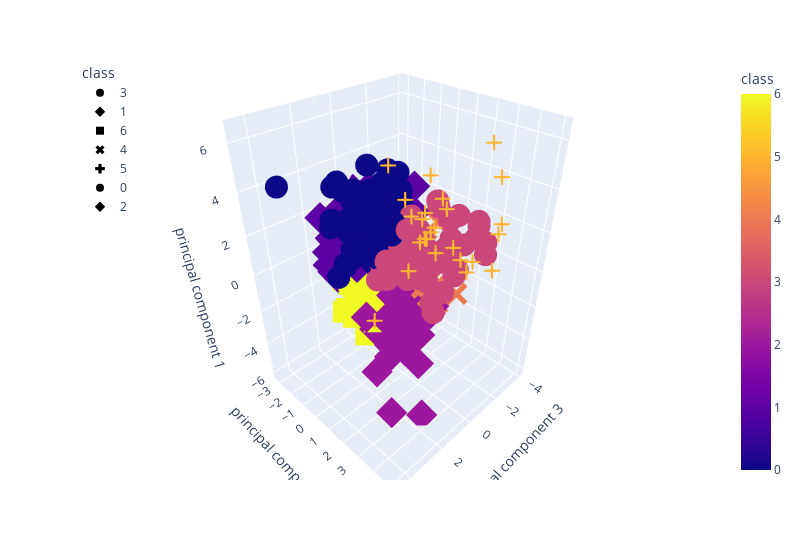

Notebook cell for this chart:
### Code cell
# BONUS: plot the 7 principal components
km = KMeans(n_clusters=7, random_state=0)
km.fit(pca_df)
pca_df["class"] = km.labels_

import plotly.express as px
fig = px.scatter_3d(
    pca_df,
    x = "principal component 3",
    y = "principal component 2", 
    z = "principal component 1", 
    color='class', 
    symbol='class',
    width=800,
)

fig.update_layout(legend=dict(x=0, y=1))
fig.show()
